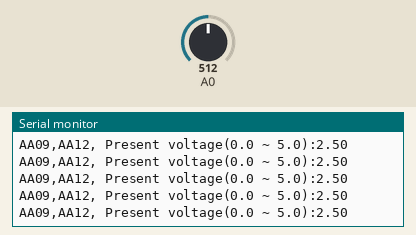
A sketch run on a simulated Arduino Uno, built with avr-gcc and run on an emulated ATmega328P. Parts: the last lines printed to the serial monitor. The test bench sets the inputs (shaded band); at power-on: A0 = 512.

Above: at 1.2 s.
1.3 s: A0 set to 716
At 1.39 s:
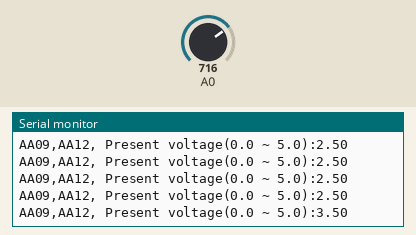
2.8 s: A0 set to 900
At 2.81 s:
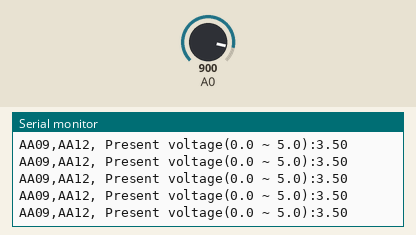
Timing chart, 0 to 5.8 s (numbered marks = the images above; inputs shaded):
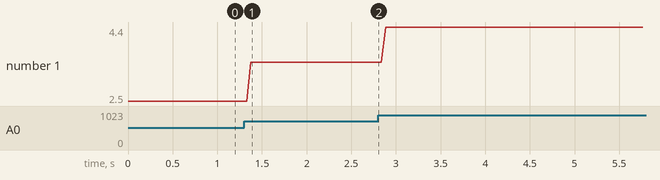

The sketch:

AA09_AnalogRead_fmap.ino
```cpp
void setup() {
  // put your setup code here, to run once:
  Serial.begin(9600);
}

void loop() {
  // put your main code here, to run repeatedly:
  int sensorValue = analogRead(A0);
  float voltage = f_map(sensorValue, 0, 1023, 0.0, 5.0);
    Serial.print("AA09,AA12, Present voltage(0.0 ~ 5.0):");
  Serial.println(voltage);
  delay(10);
}
float f_map(long x, long in_min, long in_max, float out_min,float out_max)
{
  return(x-in_min) * (out_max-out_min)/(in_max-in_min)+out_min;
}
```

Measured:
- after the input at 1.3 s, the serial monitor: prints a new line after 0.07 s (image 1)
- plotted number 1: 2.5 → 3.5 after the input at 1.3 s, 3.5 → 4.4 after the input at 2.8 s
